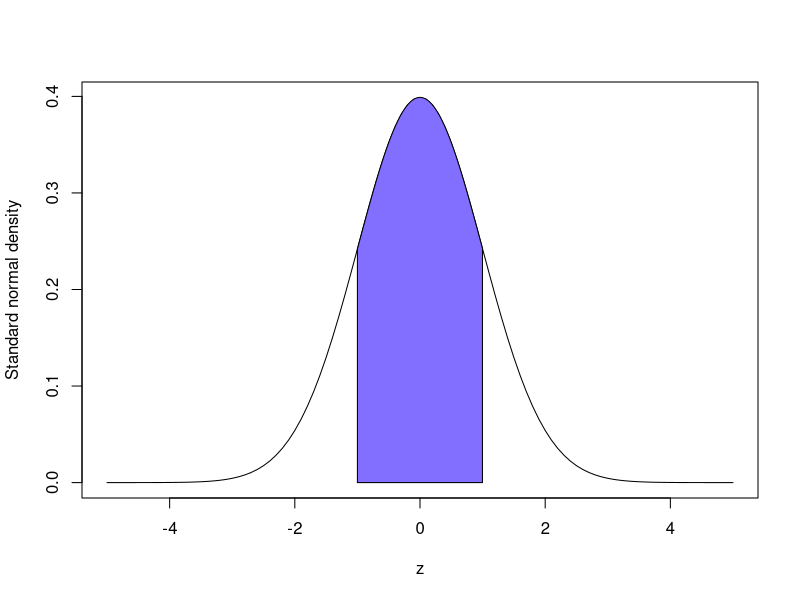
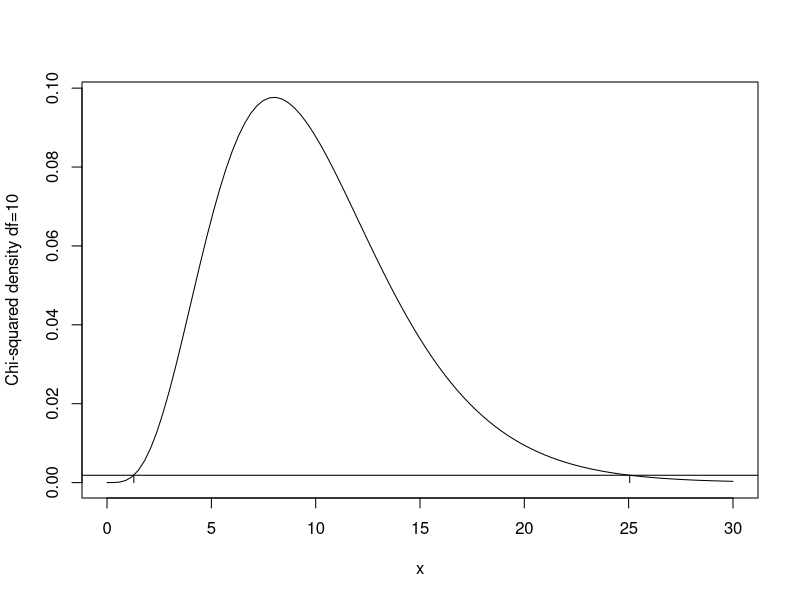

Generate these figures, in order, with R:
## ---- chunk 1
curve(dnorm, -5, 5, ylab = 'Standard normal density', xlab = 'z')
y <- rnorm(10000)
x <- seq(from = -1, to = 1, length.out = 1000)
y <- dnorm(x) 
value1 <- -1
value2 <- 1

# Lower and higher indices on the X-axis
l <- min(which(x >= value1))
h <- max(which(x < value2))

polygon(c(x[c(l, l:h, h)]),
        c(0, y[l:h], 0),
        col = "slateblue1")
## ---- chunk 2

fun <- function(x, h, df){
  return(min(h, dchisq(x, df)))
}

apply.fun <- function(x, h, df) apply(matrix(x, length(x),1), 1, fun, h=h, df=df)

int.fun <- function(h, df) integrate(apply.fun, 0, Inf, h=h, df=df)

int.fun(0.00186, 10)

dchisq(1.284, 10)

dchisq(25.05, 10)

dchisq10 <- function(x) dchisq(x, 10)

curve(dchisq10, 0, 30, xlab = 'x', ylab = 'Chi-squared density df=10')
abline(h = 0.00186)
lines(c(1.284, 1.284), c(0, 0.00186))
lines(c(25.05, 25.05), c(0, 0.00186))




